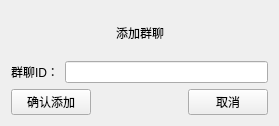
<?xml version="1.0" encoding="UTF-8"?>
<ui version="4.0">
 <class>AddChatGroupWidget</class>
 <widget class="QWidget" name="AddChatGroupWidget">
  <property name="geometry">
   <rect>
    <x>0</x>
    <y>0</y>
    <width>279</width>
    <height>126</height>
   </rect>
  </property>
  <property name="windowTitle">
   <string>Form</string>
  </property>
  <layout class="QVBoxLayout" name="verticalLayout_2">
   <item>
    <layout class="QVBoxLayout" name="verticalLayout">
     <item>
      <layout class="QHBoxLayout" name="horizontalLayout_2">
       <item>
        <spacer name="horizontalSpacer_2">
         <property name="orientation">
          <enum>Qt::Horizontal</enum>
         </property>
         <property name="sizeHint" stdset="0">
          <size>
           <width>40</width>
           <height>20</height>
          </size>
         </property>
        </spacer>
       </item>
       <item>
        <widget class="QLabel" name="label">
         <property name="text">
          <string>添加群聊</string>
         </property>
        </widget>
       </item>
       <item>
        <spacer name="horizontalSpacer_3">
         <property name="orientation">
          <enum>Qt::Horizontal</enum>
         </property>
         <property name="sizeHint" stdset="0">
          <size>
           <width>40</width>
           <height>20</height>
          </size>
         </property>
        </spacer>
       </item>
      </layout>
     </item>
     <item>
      <layout class="QHBoxLayout" name="horizontalLayout">
       <item>
        <widget class="QLabel" name="label_2">
         <property name="text">
          <string>群聊ID：</string>
         </property>
        </widget>
       </item>
       <item>
        <widget class="QLineEdit" name="lineEdit"/>
       </item>
      </layout>
     </item>
     <item>
      <layout class="QHBoxLayout" name="horizontalLayout_3">
       <item>
        <widget class="QPushButton" name="pushButtonSure">
         <property name="text">
          <string>确认添加</string>
         </property>
        </widget>
       </item>
       <item>
        <spacer name="horizontalSpacer">
         <property name="orientation">
          <enum>Qt::Horizontal</enum>
         </property>
         <property name="sizeHint" stdset="0">
          <size>
           <width>40</width>
           <height>20</height>
          </size>
         </property>
        </spacer>
       </item>
       <item>
        <widget class="QPushButton" name="pushButtonCancel">
         <property name="text">
          <string>取消</string>
         </property>
        </widget>
       </item>
      </layout>
     </item>
    </layout>
   </item>
  </layout>
 </widget>
 <resources/>
 <connections/>
</ui>
